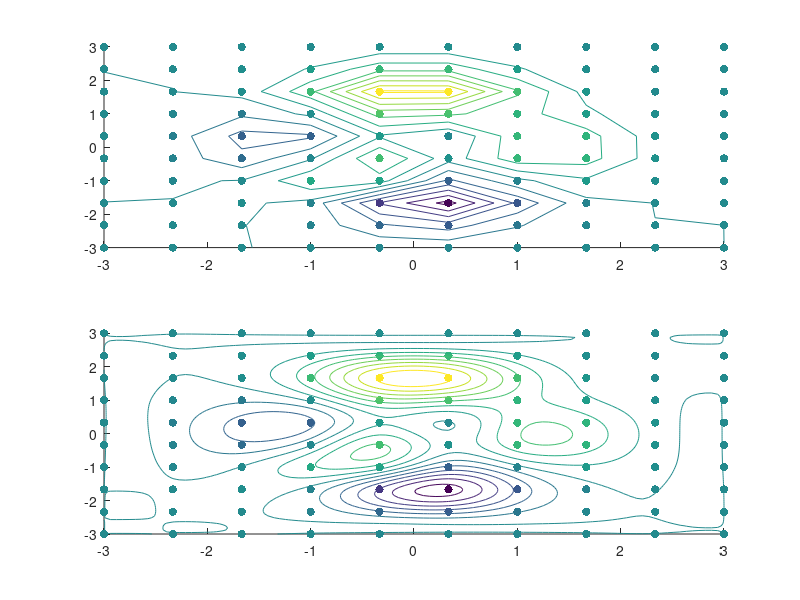

Reproduce this figure in MATLAB.
[x,y,z] = peaks(10);
 [xnew, ynew] = meshgrid(linspace(-3,3,100));
 znew = interp2(x,y,z,xnew,ynew, 'spline');
 subplot(2,1,1);
 hold on;
 scatter(x(:), y(:), [], z(:), 'filled');
 contour(x,y,z, -6:7);
 subplot(2,1,2);
 hold on;
 scatter(x(:), y(:), [], z(:), 'filled');
 contour(xnew, ynew, znew, -6:7);